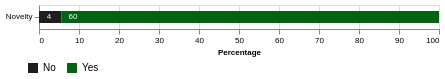

Write Python code to recreate this figure.
import argparse
import csv
import sys

import altair as alt
import pandas as pd

alt.renderers.enable('altair_viewer')


def main(args):
    df = pd.DataFrame({'Org': ['Novelty', 'Novelty'],
                       'response': ['Yes', 'No'],
                       'percent': [94.42, 5.58],
                       'value': [4, 60],
                       'position': [2.5, 8.5]})

    color_scale = alt.Scale(
        domain=[
            "No",
            "Yes"
        ],
        range=["#1E1E1E", "#006312"]
        # range=["#c30d24", "#1770ab"]
    )

    chart = alt.Chart(df).mark_bar(size=12).encode(
        x=alt.X('percent', title='Percentage'),
        y=alt.Y('Org', title=''),
        order=alt.Order(
            'percent',
            sort='ascending'
        ),
        color=alt.Color('response:N',
                        legend=alt.Legend(orient='bottom', title='', padding=-12), scale=color_scale)
    ).properties(
        height=24
    )

    text = alt.Chart(df).mark_text(color='white', align='center', baseline='middle').encode(
        y=alt.Y('Org', title=''),
        x=alt.X('position', title=''),
        text='value'
    )

    combined = chart + text
    fontSize = 8
    combined = combined.configure_axis(
        labelFontSize=fontSize,
        titleFontSize=fontSize,
    ).configure_text(
        fontSize=fontSize
    )

    combined.show()


if __name__ == '__main__':
    argparser = argparse.ArgumentParser(sys.argv[0])
    csv.field_size_limit(sys.maxsize)
    args = argparser.parse_args()
    print(args)
    print("")
    main(args)
